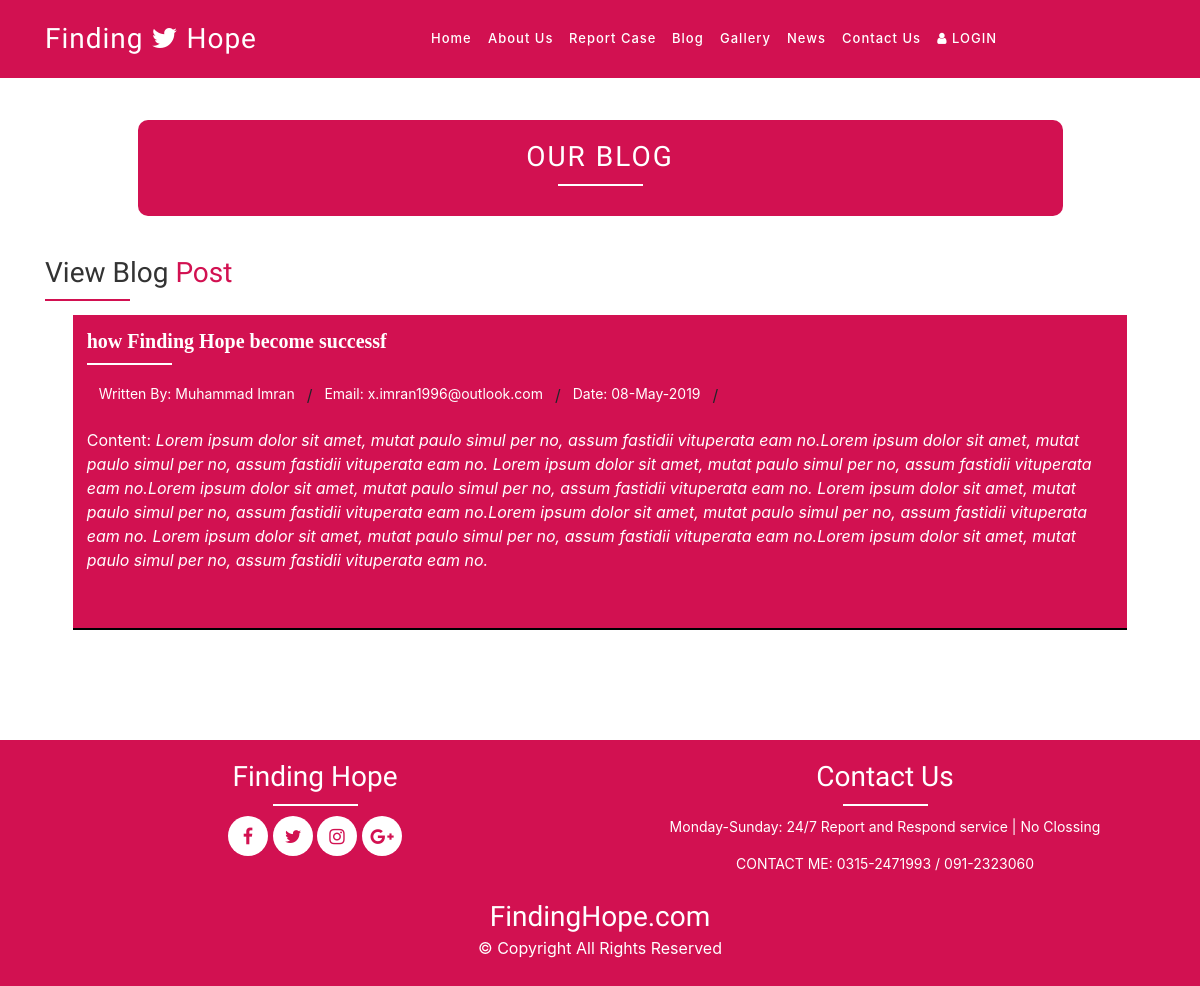
Page /watchBlog.php?post=7 on the committed database.
### tables this page shows
CREATE TABLE `blog` (
  `B_Id` int(11) NOT NULL,
  `B_Title` varchar(32) NOT NULL,
  `AU_Id` int(11) NOT NULL,
  `B_FImage` varchar(101) NOT NULL,
  `B_Content` varchar(1000) NOT NULL,
  `B_Date` varchar(15) NOT NULL,
  `B_Status` varchar(15) NOT NULL
);

### functions/function.php (called while the page is built, shortened)
<?php
function getBlogPostbyId($postId){
		$blogData= array();
		$sql = "SELECT * FROM blog WHERE B_Id = '{$postId}' ";
		$result = myQuery($sql);
		while ($row = myFetchArray($result)) {
		$blogDataRow['B_Id']				=  $row['B_Id'];
		$blogDataRow['B_Title']    			=  $row['B_Title'];
		$blogDataRow['AU_Id']    			=  $row['AU_Id'];
		$blogDataRow['B_FImage']			=  $row['B_FImage'];
		$blogDataRow['B_Content']    		=  $row['B_Content'];
		$blogDataRow['B_Date']    		    =  $row['B_Date'];
		$blogDataRow['B_Status']    		=  $row['B_Status'];
		array_push($blogData, $blogDataRow);
	}
	return $blogData;
}
?>

### functions/DB.php (called while the page is built, shortened)
<?php
$dbHost = "localhost";
$dbUser = "root";
$dbName = "finding_hope";
$dbPass = "";
$myConnection = mysqli_connect($dbHost, $dbUser, $dbPass, $dbName);
if ($myConnection) {
	return true;
}
function myQuery($query){
	global $myConnection;
	return mysqli_query($myConnection, $query);
}
function myFetchArray($result){
	return mysqli_fetch_array($result);
}
?>

### watchBlog.php (the view, shortened to what this page needs)
<!DOCTYPE html>
<html>
<?php  require("include/header.php"); ?>
<body>
<?php require("include/menu.php"); ?>
<div class="container">
	<div class="col-md-10 headerBox mx-auto wow fadeInUp" data-wow-delay="1.0s">
		<div>
			<h1 class="myHeaderTitle">OUR BLOG</h1>
		</div>
		<div class="separator_auto"></div>
	</div>
</div>
<div id="myBody">
	<div class="container">
		<h2 class="bodyTitle wow fadeInUp" data-wow-delay="1.0s">View Blog<span class="myColor"> Post</span></h2>
		<div class="separator_leftColor wow fadeInUp" data-wow-delay="1.0s"></div>
	</div>
</div>
<div class="container blogBox">
	<div class="row">
	<div class="col-lg-12 mx-auto">
		<div class="row">
                	<?php
                    if(isset($_GET['post'])){
                        $postId = $_GET['post'];
                    }
                	$myPost = getBlogPostbyId($postId);
                	if (sizeof($myPost) > 0) {
                		foreach ($myPost as $key => $row) {?>
							<div class="col-md-12 wow fadeInUp" data-wow-delay="1.0s">
				                <div class="blog-contents">
				                  <div class="blog-img text-center">
				                  </div>
				                  <div class="case-details mx-auto">
				                  	 	<h2><?php echo $row['B_Title']; ?></h2>
				                  	 	<div class="separator_left"></div>
				                     <ol class="breadcrumb">
				                     	 <?php
				                     	  $sql="SELECT AU_Name,AU_Email FROM admin_user WHERE AU_Id = '{$row['AU_Id']}'";
                                        $result = myQuery($sql);
                                        while ($myRow = myFetchArray($result)) {
                                             echo "<li><p class='case-text'>Written By: {$myRow['AU_Name']}</p></li>/";
                                              echo "<li><p class='case-text' style='text-transform:none;'>Email: {$myRow['AU_Email']}</p></li>/";
                                        }?>
				                        <li><p class="case-text">Date: <?php echo $row['B_Date']; ?></p></li>/
				                     </ol>
				                    <p class="case-text">Content: <em><?php echo $row['B_Content']; ?></em></p>
				                  </div>
				                </div>
				            </div>
						<?php }} ?>
		</div>
	</div>
  </div>
</div>
<?php
require("include/footer.php");
?>
</body>
</html>

### css/style4.css (style rules this page uses)
body { background: #fff; }
.myColor { color:#D21151; }
.separator_leftColor { width:85px; height:2px; margin:10px 0px; background: #D21151; }
.separator_left { width:85px; height:2px; margin:10px 0px; background: #fff; }
.separator_auto { width:85px; height:2px; margin:10px auto; background: #fff; }
.case-details { padding: 14px; background: #D21151; width: 95%; position: relative; top: -30px; padding-bottom: 40px; border-bottom: 2px solid #000; }
.breadcrumb { padding: 8px 0px; margin-bottom: 0px; list-style: none; background-color: transparent; border-radius: 0px; text-transform: capitalize; }
.breadcrumb li { padding-left: 12px; padding-right: 12px; }
.breadcrumb li p,.breadcrumb li p { text-decoration:none; font-size: 14px; color: #FFF; font-weight: 400; cursor: pointer; }
.case-text { color:#FFF !important; }
.case-details h2 { font-size: 20px; font-weight: 550; color: #FFF; font-family:verdana; }
.headerBox { margin-top: 120px; padding: 20px; background: #D21151; text-align: center; border-radius: 10px; }
.myHeaderTitle { letter-spacing: 2px; color: #FFF; font-family:'Abel', sans-serif; font-size: 28px; text-transform: uppercase; }
.blogBox { margin-top: 20px; }
.blog-contents .blog-img { width: 100%; }
.bodyTitle { color: #333; font-size: 28px; font-family:'Abel', sans-serif; }
#myBody { margin-top: 40px; }

### rows in the picture
blog: B_Title "how Finding Hope become successf", B_Date "08-May-2019", B_Content "Lorem ipsum dolor sit amet, mutat paulo simul per no, assum fastidii vituperata eam no.Lorem ipsum dolor sit amet, mutat paulo simul per no, assum fastidii vituperata eam no. Lorem ipsum dolor sit amet, mutat paulo simul per no, assum fastidii vituperata eam no.Lorem ipsum dolor sit amet, mutat paulo simul per no, assum fastidii vituperata eam no. Lorem ipsum dolor sit amet, mutat paulo simul per no, assum fastidii vituperata eam no.Lorem ipsum dolor sit amet, mutat paulo simul per no, assum fastidii vituperata eam no. Lorem ipsum dolor sit amet, mutat paulo simul per no, assum fastidii vituperata eam no.Lorem ipsum dolor sit amet, mutat paulo simul per no, assum fastidii vituperata eam no."

### other values in the picture
$myRow['AU_Name'] "Muhammad Imran"
$myRow['AU_Email'] "x.imran1996@outlook.com"
